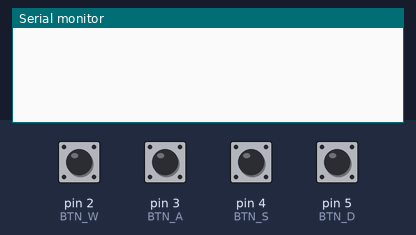
A sketch run on a simulated Arduino Uno, built with avr-gcc and run on an emulated ATmega328P. Parts: the last lines printed to the serial monitor. The inputs (shaded band) are chosen by the test bench; at power-on: pin 2 (BTN_W), pin 3 (BTN_A), pin 4 (BTN_S), pin 5 (BTN_D) HIGH.

Above: at 1.2 s.
1.3 s: pin 2 (BTN_W) pulled LOW for 0.15 s
At 2.5 s:
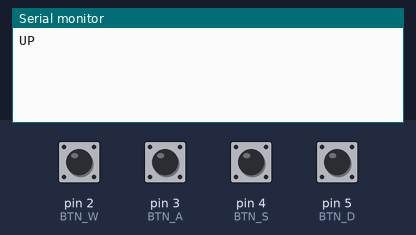
2.9 s: pin 3 (BTN_A) pulled LOW for 0.15 s
At 3.9 s:
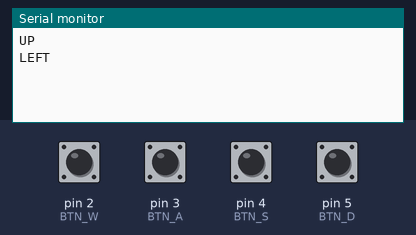
4.5 s: pin 4 (BTN_S) pulled LOW for 0.15 s
At 5.1 s:
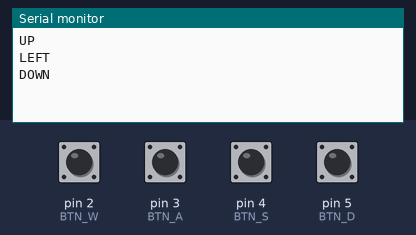
6.1 s: pin 5 (BTN_D) pulled LOW for 0.15 s
At 6.5 s:
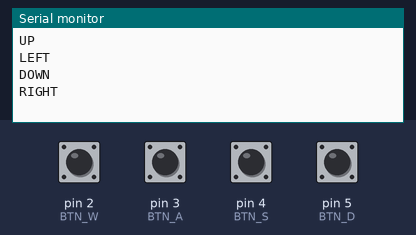

The sketch:

Control.ino
```cpp
#define BTN_W 2
#define BTN_A 3
#define BTN_S 4
#define BTN_D 5

bool lastW = HIGH, lastA = HIGH, lastS = HIGH, lastD = HIGH;

void setup() {
  Serial.begin(9600);
  pinMode(BTN_W, INPUT_PULLUP);
  pinMode(BTN_A, INPUT_PULLUP);
  pinMode(BTN_S, INPUT_PULLUP);
  pinMode(BTN_D, INPUT_PULLUP);
}

void loop() {
  bool nowW = digitalRead(BTN_W);
  bool nowA = digitalRead(BTN_A);
  bool nowS = digitalRead(BTN_S);
  bool nowD = digitalRead(BTN_D);

  if (nowW != lastW) {
    if (nowW == LOW) Serial.println("UP");
    lastW = nowW;
  }
  if (nowA != lastA) {
    if (nowA == LOW) Serial.println("LEFT");
    lastA = nowA;
  }
  if (nowS != lastS) {
    if (nowS == LOW) Serial.println("DOWN");
    lastS = nowS;
  }
  if (nowD != lastD) {
    if (nowD == LOW) Serial.println("RIGHT");
    lastD = nowD;
  }
  delay(5);  // debounce
}
```

Measured:
- after the input at 1.3 s, the serial monitor: prints a new line at once (image 1)
- after the input at 2.9 s, the serial monitor: prints a new line at once (image 2)
- after the input at 4.5 s, the serial monitor: prints a new line at once (image 3)
- after the input at 6.1 s, the serial monitor: prints a new line at once (image 4)
